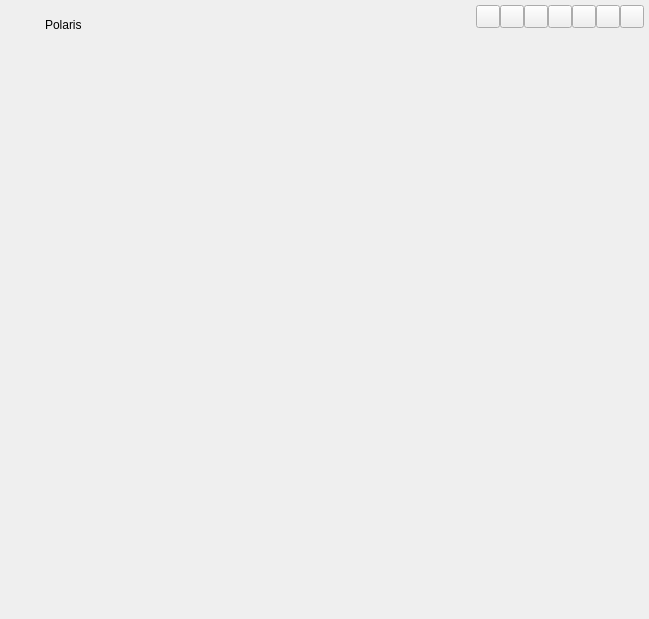
<?xml version="1.0" encoding="UTF-8"?>
<ui version="4.0">
 <class>FramelessWidget</class>
 <widget class="QWidget" name="FramelessWidget">
  <property name="geometry">
   <rect>
    <x>0</x>
    <y>0</y>
    <width>649</width>
    <height>619</height>
   </rect>
  </property>
  <property name="sizePolicy">
   <sizepolicy hsizetype="Preferred" vsizetype="Fixed">
    <horstretch>0</horstretch>
    <verstretch>0</verstretch>
   </sizepolicy>
  </property>
  <property name="windowTitle">
   <string>FramelessWidget</string>
  </property>
  <property name="styleSheet">
   <string notr="true"/>
  </property>
  <layout class="QGridLayout" name="gridLayout">
   <property name="leftMargin">
    <number>5</number>
   </property>
   <property name="topMargin">
    <number>5</number>
   </property>
   <property name="rightMargin">
    <number>5</number>
   </property>
   <property name="bottomMargin">
    <number>5</number>
   </property>
   <property name="spacing">
    <number>0</number>
   </property>
   <item row="0" column="0">
    <widget class="QWidget" name="windowFrame" native="true">
     <layout class="QVBoxLayout" name="verticalLayout">
      <property name="spacing">
       <number>1</number>
      </property>
      <property name="leftMargin">
       <number>0</number>
      </property>
      <property name="topMargin">
       <number>0</number>
      </property>
      <property name="rightMargin">
       <number>0</number>
      </property>
      <property name="bottomMargin">
       <number>0</number>
      </property>
      <item>
       <widget class="QWidget" name="windowTitlebar" native="true">
        <property name="sizePolicy">
         <sizepolicy hsizetype="Preferred" vsizetype="Fixed">
          <horstretch>0</horstretch>
          <verstretch>0</verstretch>
         </sizepolicy>
        </property>
        <property name="minimumSize">
         <size>
          <width>0</width>
          <height>40</height>
         </size>
        </property>
        <property name="maximumSize">
         <size>
          <width>16777215</width>
          <height>40</height>
         </size>
        </property>
        <layout class="QHBoxLayout" name="horizontalLayout_2" stretch="0,1,0">
         <property name="leftMargin">
          <number>10</number>
         </property>
         <property name="topMargin">
          <number>0</number>
         </property>
         <property name="rightMargin">
          <number>0</number>
         </property>
         <property name="bottomMargin">
          <number>0</number>
         </property>
         <item>
          <widget class="QLabel" name="label_icon">
           <property name="minimumSize">
            <size>
             <width>24</width>
             <height>24</height>
            </size>
           </property>
           <property name="maximumSize">
            <size>
             <width>24</width>
             <height>24</height>
            </size>
           </property>
           <property name="pixmap">
            <pixmap resource="images.qrc">:/images/logo.png</pixmap>
           </property>
           <property name="scaledContents">
            <bool>true</bool>
           </property>
           <property name="alignment">
            <set>Qt::AlignCenter</set>
           </property>
          </widget>
         </item>
         <item>
          <widget class="QLabel" name="label_title">
           <property name="text">
            <string>Polaris</string>
           </property>
          </widget>
         </item>
         <item>
          <layout class="QVBoxLayout" name="verticalLayout_2">
           <property name="spacing">
            <number>0</number>
           </property>
           <item>
            <layout class="QHBoxLayout" name="horizontalLayout">
             <property name="spacing">
              <number>0</number>
             </property>
             <item>
              <widget class="QToolButton" name="toolButton_data">
               <property name="text">
                <string/>
               </property>
              </widget>
             </item>
             <item>
              <widget class="QToolButton" name="toolButton_full_exit">
               <property name="text">
                <string/>
               </property>
              </widget>
             </item>
             <item>
              <widget class="QToolButton" name="toolButton_full">
               <property name="text">
                <string/>
               </property>
              </widget>
             </item>
             <item>
              <widget class="QToolButton" name="toolButton_min">
               <property name="text">
                <string/>
               </property>
              </widget>
             </item>
             <item>
              <widget class="QToolButton" name="toolButton_restore">
               <property name="text">
                <string/>
               </property>
              </widget>
             </item>
             <item>
              <widget class="QToolButton" name="toolButton_max">
               <property name="text">
                <string/>
               </property>
              </widget>
             </item>
             <item>
              <widget class="QToolButton" name="toolButton_close">
               <property name="text">
                <string/>
               </property>
              </widget>
             </item>
            </layout>
           </item>
           <item>
            <spacer name="verticalSpacer">
             <property name="orientation">
              <enum>Qt::Vertical</enum>
             </property>
             <property name="sizeHint" stdset="0">
              <size>
               <width>20</width>
               <height>40</height>
              </size>
             </property>
            </spacer>
           </item>
          </layout>
         </item>
        </layout>
       </widget>
      </item>
      <item>
       <widget class="QWidget" name="windowContent" native="true"/>
      </item>
     </layout>
    </widget>
   </item>
  </layout>
 </widget>
 <layoutdefault spacing="6" margin="11"/>
 <resources>
  <include location="images.qrc"/>
 </resources>
 <connections/>
</ui>
